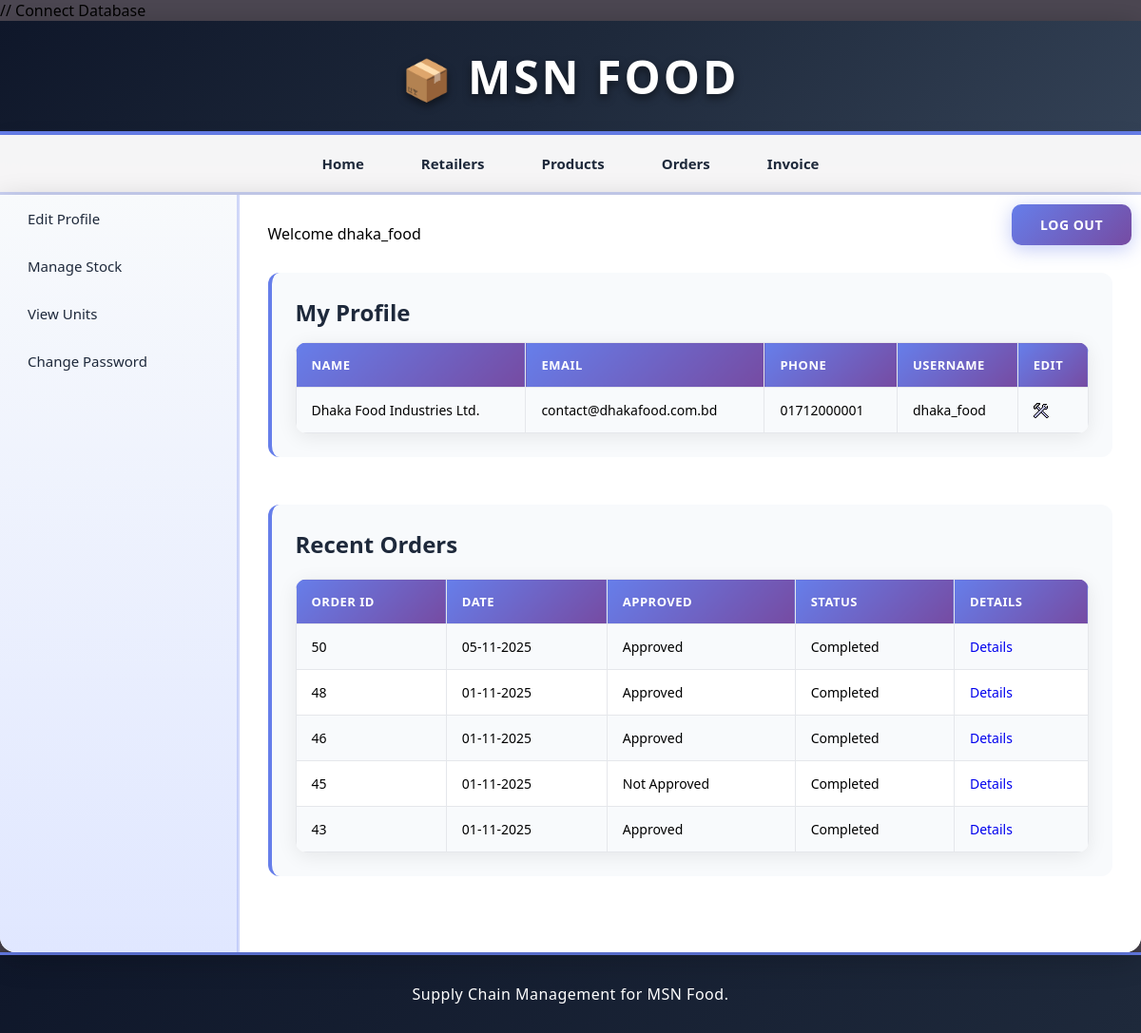
The page /manufacturer/index.php (signed in) on the database its author committed.
### tables this page shows
CREATE TABLE `manufacturer` (
  `man_id` int(11) NOT NULL,
  `man_name` varchar(255) NOT NULL,
  `man_email` varchar(255) NOT NULL,
  `man_phone` varchar(15) NOT NULL,
  `man_address` text NOT NULL,
  `username` varchar(50) NOT NULL,
  `password` varchar(50) NOT NULL,
  `date` timestamp NOT NULL DEFAULT current_timestamp()
);

CREATE TABLE `orders` (
  `order_id` int(11) NOT NULL,
  `retailer_id` int(11) NOT NULL,
  `assigned_manufacturer_id` int(11) DEFAULT NULL,
  `date` date NOT NULL,
  `total_amount` decimal(10,2) NOT NULL,
  `approved` tinyint(1) NOT NULL DEFAULT 0,
  `status` tinyint(1) NOT NULL DEFAULT 0,
  `cancellation_reason` text DEFAULT NULL,
  `cancelled_by` varchar(50) DEFAULT NULL,
  `cancelled_date` datetime DEFAULT NULL
);

### manufacturer/index.php (the view, shortened to what this page needs)
<?php
	include("../includes/config.php");
	if(isset($_SESSION['manufacturer_login'])) {
		if($_SESSION['manufacturer_login'] == true) {
			$id = $_SESSION['manufacturer_id'];
			$query_selectManufacturer = "SELECT * FROM manufacturer WHERE man_id='$id'";
			$result_selectManufacturer = mysqli_query($con,$query_selectManufacturer);
			$row_selectManufacturer = mysqli_fetch_array($result_selectManufacturer);
		$query_selectOrder = "SELECT o.* FROM orders o
							 WHERE o.assigned_manufacturer_id = '$id'
							 ORDER BY o.order_id DESC LIMIT 5";
		$result_selectOrder = mysqli_query($con,$query_selectOrder);
		}
		else {
			header('Location:../index.php');
		}
	}
	else {
		header('Location:../index.php');
	}
?>
<!DOCTYPE html>
<html>
<head>
	<link rel="stylesheet" href="../includes/main_style.css" >
</head>
<body>
	<?php
		include("../includes/header.inc.php");
		include("../includes/nav_manufacturer.inc.php");
		include("../includes/aside_manufacturer.inc.php");
	?>
	<section>
		Welcome <?php echo $_SESSION['sessUsername']; ?>
		<article>
			<h2>My Profile</h2>
			<table class="table_displayData">
			<tr>
				<th>Name</th>
				<th>Email</th>
				<th>Phone</th>
				<th>Username</th>
				<th> Edit </th>
			</tr>
			<tr>
				<td> <?php echo $row_selectManufacturer['man_name']; ?> </td>
				<td> <?php echo $row_selectManufacturer['man_email']; ?> </td>
				<td> <?php echo $row_selectManufacturer['man_phone']; ?> </td>
				<td> <?php echo $row_selectManufacturer['username']; ?> </td>
				<td> <a href="edit_profile.php"><img src="../images/edit.png" alt="edit" /></a> </td>
			</tr>
		</table>
		</article>
		<article>
			<h2>Recent Orders</h2>
			<table class="table_displayData" style="margin-top:20px;">
			<tr>
				<th> Order ID </th>
				<th> Date </th>
				<th> Approved </th>
				<th> Status </th>
				<th> Details </th>
			</tr>
			<?php $i=1; while($row_selectOrder = mysqli_fetch_array($result_selectOrder)) { ?>
			<tr>
				<td> <?php echo $row_selectOrder['order_id']; ?> </td>
				<td> <?php echo date("d-m-Y",strtotime($row_selectOrder['date'])); ?> </td>
				<td>
					<?php
						if($row_selectOrder['approved'] == 0) {
							echo "Not Approved";
						}
						else {
							echo "Approved";
						}
					?>
				</td>
				<td>
					<?php
						if($row_selectOrder['status'] == 0) {
							echo "Pending";
						}
						else {
							echo "Completed";
						}
					?>
				</td>
				<td> <a href="view_order_items.php?id=<?php echo $row_selectOrder['order_id']; ?>">Details</a> </td>
			</tr>
			<?php $i++; } ?>
		</table>
		</article>
	</section>
	<?php
		include("../includes/footer.inc.php");
	?>
</body>
</html>

### includes/main_style.css (style rules this page uses)
* { font-family: "Segoe UI", Tahoma, Geneva, Verdana, sans-serif; margin: 0; padding: 0; box-sizing: border-box; }
body { width: 100%; max-width: 1600px; margin: 0 auto; background: linear-gradient(135deg, #4c4752 0%, #4c4752 100%); background-attachment: fixed; min-height: 100vh; }
a { text-decoration: none; transition: all 0.3s ease; }
section { width: 100%; padding: 30px; min-height: 500px; }
article { margin-top: 30px; margin-bottom: 50px; padding: 25px; background: #f8fafc; border-radius: 12px; border-left: 4px solid #667eea; }
article h2 { margin-bottom: 15px; font-weight: 600; color: #1e293b; font-size: 24px; }
table { border-collapse: collapse; width: 100%; }
.table_displayData { box-shadow: 0 4px 20px rgba(0, 0, 0, 0.08); border-radius: 12px; overflow: hidden; background: white; }
.table_displayData td, .table_displayData th { border: 1px solid #e5e7eb; padding: 14px 16px; text-align: left; font-size: 14px; }
.table_displayData th { background: linear-gradient(135deg, #667eea 0%, #764ba2 100%); color: white; font-weight: 600; text-transform: uppercase; letter-spacing: 0.5px; font-size: 13px; }
.table_displayData tr:nth-child(even) { background-color: #f8fafc; }

### rows shown on the page
manufacturer: man_name "Dhaka Food Industries Ltd.", man_email "contact@dhakafood.com.bd", man_phone "01712000001", username "dhaka_food"
orders: order_id "50", date "05-11-2025", approved "Approved", status "Completed"
orders: order_id "48", date "01-11-2025", approved "Approved", status "Completed"
orders: order_id "46", date "01-11-2025", approved "Approved", status "Completed"
orders: order_id "45", date "01-11-2025", approved "Not Approved", status "Completed"
orders: order_id "43", date "01-11-2025", approved "Approved", status "Completed"

### other values the page prints
$_SESSION['sessUsername'] "dhaka_food"
